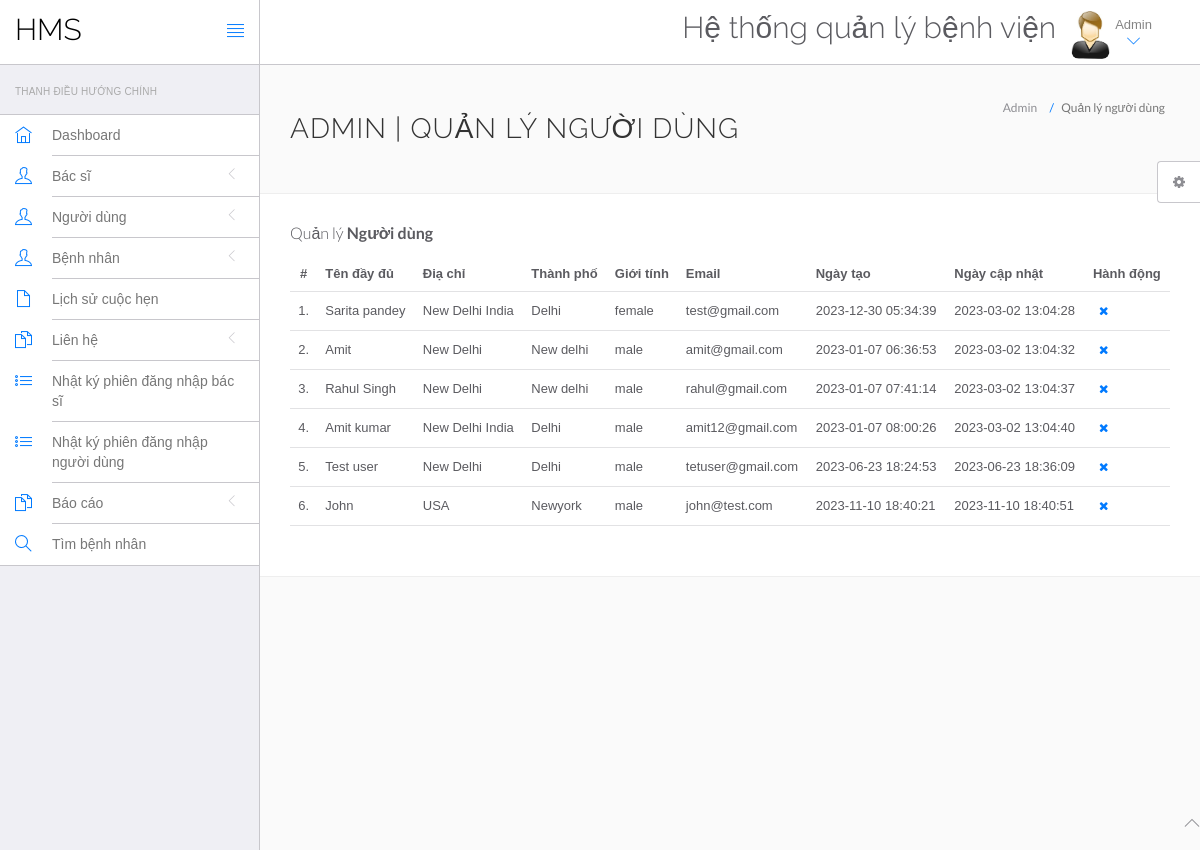
The app's page /hms/admin/manage-users.php (signed in) with its own data.
### tables this page shows
CREATE TABLE `users` (
  `id` int(11) NOT NULL,
  `fullName` varchar(255) DEFAULT NULL,
  `address` longtext,
  `city` varchar(255) DEFAULT NULL,
  `gender` varchar(255) DEFAULT NULL,
  `email` varchar(255) DEFAULT NULL,
  `password` varchar(255) DEFAULT NULL,
  `regDate` timestamp NULL DEFAULT CURRENT_TIMESTAMP,
  `updationDate` timestamp NULL DEFAULT NULL ON UPDATE CURRENT_TIMESTAMP
);

### hms/admin/manage-users.php (the view, shortened to what this page needs)
<?php
include('include/config.php');
?>
<!DOCTYPE html>
<html lang="en">
	<head>
		<link rel="stylesheet" href="vendor/bootstrap/css/bootstrap.min.css">
		<link rel="stylesheet" href="vendor/fontawesome/css/font-awesome.min.css">
		<link rel="stylesheet" href="vendor/themify-icons/themify-icons.min.css">
		<link href="vendor/animate.css/animate.min.css" rel="stylesheet" media="screen">
		<link href="vendor/perfect-scrollbar/perfect-scrollbar.min.css" rel="stylesheet" media="screen">
		<link href="vendor/switchery/switchery.min.css" rel="stylesheet" media="screen">
		<link href="vendor/bootstrap-touchspin/jquery.bootstrap-touchspin.min.css" rel="stylesheet" media="screen">
		<link href="vendor/select2/select2.min.css" rel="stylesheet" media="screen">
		<link href="vendor/bootstrap-datepicker/bootstrap-datepicker3.standalone.min.css" rel="stylesheet" media="screen">
		<link href="vendor/bootstrap-timepicker/bootstrap-timepicker.min.css" rel="stylesheet" media="screen">
		<link rel="stylesheet" href="assets/css/styles.css">
		<link rel="stylesheet" href="assets/css/plugins.css">
		<link rel="stylesheet" href="assets/css/themes/theme-1.css" id="skin_color" />
	</head>
	<body>
		<div id="app">
<?php include('include/sidebar.php');?>
			<div class="app-content">
						<?php include('include/header.php');?>
				<div class="main-content" >
					<div class="wrap-content container" id="container">
						<section id="page-title">
							<div class="row">
								<div class="col-sm-8">
									<h1 class="mainTitle">Admin | Quản lý người dùng</h1>
																	</div>
								<ol class="breadcrumb">
									<li>
										<span>Admin</span>
									</li>
									<li class="active">
										<span>Quản lý người dùng</span>
									</li>
								</ol>
							</div>
						</section>
						<div class="container-fluid container-fullw bg-white">
									<div class="row">
								<div class="col-md-12">
									<h5 class="over-title margin-bottom-15">Quản lý <span class="text-bold">Người dùng</span></h5>
									<table class="table table-hover" id="sample-table-1">
										<thead>
											<tr>
												<th class="center">#</th>
												<th>Tên đầy đủ</th>
												<th class="hidden-xs">Điạ chỉ</th>
												<th>Thành phố</th>
												<th>Giới tính </th>
												<th>Email </th>
												<th>Ngày tạo</th>
												<th>Ngày cập nhật</th>
												<th>Hành động</th>
											</tr>
										</thead>
										<tbody>
<?php
$sql=mysqli_query($con,"select * from users");
$cnt=1;
while($row=mysqli_fetch_array($sql))
{
?>
											<tr>
												<td class="center"><?php echo $cnt;?>.</td>
												<td class="hidden-xs"><?php echo $row['fullName'];?></td>
												<td><?php echo $row['address'];?></td>
												<td><?php echo $row['city'];?>
												</td>
												<td><?php echo $row['gender'];?></td>
												<td><?php echo $row['email'];?></td>
												<td><?php echo $row['regDate'];?></td>
												<td><?php echo $row['updationDate'];?>
												</td>
												<td >
												<div class="visible-md visible-lg hidden-sm hidden-xs">
	<a href="manage-users.php?id=<?php echo $row['id']?>&del=delete" onClick="return confirm('Bạn có chắc muốn xóa?')"class="btn btn-transparent btn-xs tooltips" tooltip-placement="top" tooltip="Remove"><i class="fa fa-times fa fa-white"></i></a>
												</div>
												</td>
											</tr>
											<?php
$cnt=$cnt+1;
											 }?>
										</tbody>
									</table>
								</div>
							</div>
								</div>
							</div>
						</div>
					</div>
				</div>
	<?php include('include/footer.php');?>
	<?php include('include/setting.php');?>
	</body>
</html>

### hms/admin/include/sidebar.php (shortened to what this page needs)
<div class="sidebar app-aside" id="sidebar">
				<div class="sidebar-container perfect-scrollbar">
<nav>
						<div class="navbar-title">
							<span>Thanh điều hướng chính</span>
						</div>
						<ul class="main-navigation-menu">
							<li>
								<a href="dashboard.php">
									<div class="item-content">
										<div class="item-media">
											<i class="ti-home"></i>
										</div>
										<div class="item-inner">
											<span class="title"> Dashboard </span>
										</div>
									</div>
								</a>
							</li>
							<li>
								<a href="javascript:void(0)">
									<div class="item-content">
										<div class="item-media">
											<i class="ti-user"></i>
										</div>
										<div class="item-inner">
											<span class="title"> Bác sĩ </span><i class="icon-arrow"></i>
										</div>
									</div>
								</a>
								</li>
				<li>
								<a href="javascript:void(0)">
									<div class="item-content">
										<div class="item-media">
											<i class="ti-user"></i>
										</div>
										<div class="item-inner">
											<span class="title"> Người dùng </span><i class="icon-arrow"></i>
										</div>
									</div>
								</a>
								</li>
								<li>
								<a href="javascript:void(0)">
									<div class="item-content">
										<div class="item-media">
											<i class="ti-user"></i>
										</div>
										<div class="item-inner">
											<span class="title"> Bệnh nhân </span><i class="icon-arrow"></i>
										</div>
									</div>
								</a>
								</li>
<li>
								<a href="appointment-history.php">
									<div class="item-content">
										<div class="item-media">
											<i class="ti-file"></i>
										</div>
										<div class="item-inner">
											<span class="title"> Lịch sử cuộc hẹn </span>
										</div>
									</div>
								</a>
							</li>
				<li>
								<a href="javascript:void(0)">
									<div class="item-content">
										<div class="item-media">
											<i class="ti-files"></i>
										</div>
										<div class="item-inner">
											<span class="title"> Liên hệ </span><i class="icon-arrow"></i>
										</div>
									</div>
								</a>
								</li>
	<li>
								<a href="doctor-logs.php">
									<div class="item-content">
										<div class="item-media">
											<i class="ti-list"></i>
										</div>
										<div class="item-inner">
											<span class="title"> Nhật ký phiên đăng nhập bác sĩ </span>
										</div>
									</div>
								</a>
							</li>
							<li>
								<a href="user-logs.php">
									<div class="item-content">
										<div class="item-media">
											<i class="ti-list"></i>
										</div>
										<div class="item-inner">
											<span class="title"> Nhật ký phiên đăng nhập người dùng </span>
										</div>
									</div>
								</a>
							</li>
				<li>
								<a href="javascript:void(0)">
									<div class="item-content">
										<div class="item-media">
											<i class="ti-files"></i>
										</div>
										<div class="item-inner">
											<span class="title"> Báo cáo </span><i class="icon-arrow"></i>
										</div>
									</div>
								</a>
								<li>
								<a href="patient-search.php">
									<div class="item-content">
										<div class="item-media">
											<i class="ti-search"></i>
										</div>
										<div class="item-inner">
											<span class="title"> Tìm bệnh nhân </span>
										</div>
									</div>
								</a>
							</li>
								</li>
						</ul>
					</nav>
					</div>
			</div>

### hms/admin/include/header.php (shortened to what this page needs)
<header class="navbar navbar-default navbar-static-top">
					<div class="navbar-header">
						<a class="navbar-brand" href="#">
							<h2 style="padding-top:20%; color:#000 ">HMS</h2>
						</a>
						<a href="#" class="sidebar-toggler pull-right visible-md visible-lg" data-toggle-class="app-sidebar-closed" data-toggle-target="#app">
							<i class="ti-align-justify"></i>
						</a>
					</div>
					<div class="navbar-collapse collapse">
						<ul class="nav navbar-right">
								<li  style="padding-top:2% ">
								<h2>Hệ thống quản lý bệnh viện</h2>
							</li>
							<li class="dropdown current-user">
								<a href class="dropdown-toggle" data-toggle="dropdown">
									<img src="assets/images/images.jpg" > <span class="username">
			Admin
									<i class="ti-angle-down"></i></i></span>
								</a>
							</li>
						</ul>
					</div>
				</header>

### hms/admin/include/footer.php
<footer>
				<div class="footer-inner">
					<div class="pull-left">
						&copy; <span class="current-year"></span><span class="text-bold text-uppercase"> HMS</span>. <span>All rights reserved</span>
					</div>
					<div class="pull-right">
						<span class="go-top"><i class="ti-angle-up"></i></span>
					</div>
				</div>
			</footer>

### hms/admin/include/setting.php (shortened to what this page needs)
<div class="settings panel panel-default hidden-xs hidden-sm" id="settings">
				<button ct-toggle="toggle" data-toggle-class="active" data-toggle-target="#settings" class="btn btn-default">
					<i class="fa fa-spin fa-gear"></i>
				</button>
			</div>

### hms/admin/assets/css/plugins.css (style rules this page uses)
.perfect-scrollbar { overflow-y: hidden !important; }

### hms/admin/assets/css/themes/theme-1.css (style rules this page uses)
body { background: #FAFAFA; }
header .navbar-header { background: #ffffff !important; border-right-color: #c8c7cc !important; border-bottom-color: #c8c7cc !important; }
header .navbar-header .sidebar-toggler, header .navbar-header .sidebar-mobile-toggler { color: #007aff !important; }
header .navbar-header .navbar-brand { color: #777 !important; }
header .navbar-collapse { background: #ffffff !important; border-bottom-color: #c8c7cc !important; box-shadow: none !important; }
header .navbar-collapse .navbar-right > li > a { color: #777; }
header .navbar-collapse .navbar-right > li > a i { color: #007aff !important; }
#sidebar { background: #EFEFF4 !important; }
#sidebar:before { border-right-width: "1px" !important; border-right-style: solid; border-right-color: #c8c7cc !important; }
#sidebar nav { border-right-width: "1px" !important; border-right-style: solid; border-right-color: #c8c7cc !important; }
#sidebar nav .navbar-title { color: #aaaaaa; }
#sidebar nav > ul { background: #ffffff !important; border-bottom-color: #c8c7cc !important; border-top-color: #c8c7cc !important; }
#sidebar nav > ul > li > a .item-media > i { color: #007aff !important; }
#sidebar nav > ul > li > a .item-inner { color: #777 !important; border-bottom-color: #c8c7cc; }

### records on screen
users: fullName "Sarita pandey", address "New Delhi India", city "Delhi", gender "female", email "test@gmail.com", regDate "2023-12-30 05:34:39", updationDate "2023-03-02 13:04:28"
users: fullName "Amit", address "New Delhi", city "New delhi", gender "male", email "amit@gmail.com", regDate "2023-01-07 06:36:53", updationDate "2023-03-02 13:04:32"
users: fullName "Rahul Singh", address "New Delhi", city "New delhi", gender "male", email "rahul@gmail.com", regDate "2023-01-07 07:41:14", updationDate "2023-03-02 13:04:37"
users: fullName "Amit kumar", address "New Delhi India", city "Delhi", gender "male", email "amit12@gmail.com", regDate "2023-01-07 08:00:26", updationDate "2023-03-02 13:04:40"
users: fullName "Test user", address "New Delhi", city "Delhi", gender "male", email "tetuser@gmail.com", regDate "2023-06-23 18:24:53", updationDate "2023-06-23 18:36:09"
users: fullName "John", address "USA", city "Newyork", gender "male", email "john@test.com", regDate "2023-11-10 18:40:21", updationDate "2023-11-10 18:40:51"
